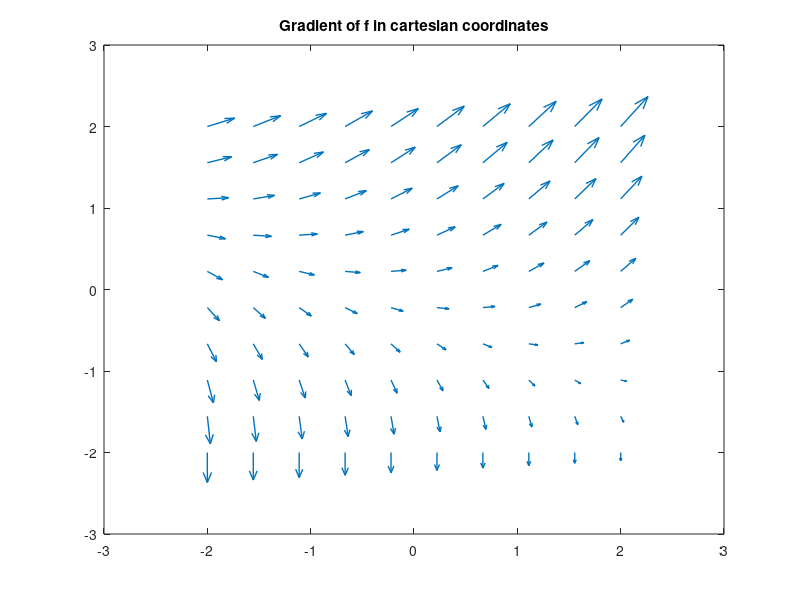
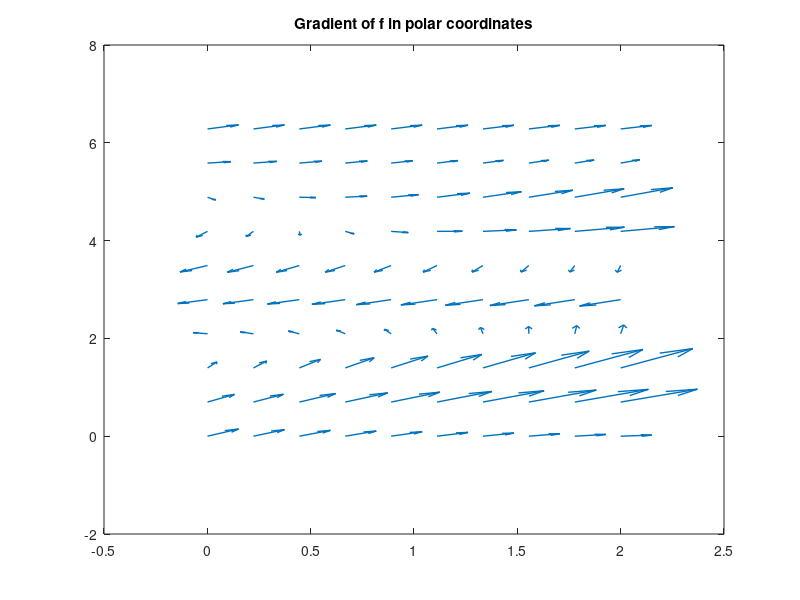

These figures' MATLAB source, in order:
clear
close all
clc
N = 10;
% Cartesian Pre-Processing
[x,y] = meshgrid(linspace(-2,2,N),linspace(-2,2,N));
[xx,yy] = meshgrid(linspace(-2,2,10),linspace(-2,2,10));

h1 = (2 + 2)/(N-1);
f_cartesian = 2*x + x.*y + y.^2;
[fx,fy] = gradient(f_cartesian,h1);
fx_interp = interp2(x,y,fx,xx,yy,'cubic');
fy_interp = interp2(x,y,fy,xx,yy,'cubic');

% Polar Pre-Processing
[r,theta] = meshgrid(linspace(0.001,2,N),linspace(0,2*pi,N));
[rr,tt] = meshgrid(linspace(0.001,2,10),linspace(0,2*pi,10));

er = [cos(theta); sin(theta)];
etheta = [-sin(theta); cos(theta)];

h2_r = (2-0.001)/(N-1);
h2_theta = (2*pi-0)/(N-1);
f_polar = 2*r.*cos(theta) + r.^2.*cos(theta).*sin(theta) + r.^2.*sin(theta).^2;
[fr,ftheta] = gradient(f_polar,h2_r,h2_theta);
FRR = 2*cos(theta) + 2*r.*cos(theta).*sin(theta) + 2*r.*sin(theta).^2;
ftheta_overR = 1./r.*ftheta;
grad_f_polar_x = fr*er(1) + ftheta_overR*etheta(1);
grad_f_polar_y = fr*er(2) + ftheta_overR*etheta(2);
fr_interp = interp2(r,theta,grad_f_polar_x,rr,tt,'cubic');
ftheta_interp = interp2(r,theta,grad_f_polar_y,rr,tt,'cubic');

% Post-Processing
figure
quiver(xx,yy,fx_interp,fy_interp,0.8,'LineWidth',1)
title('Gradient of f in cartesian coordinates')
figure
quiver(rr,tt,fr_interp,ftheta_interp,0.8,'LineWidth',1)
title('Gradient of f in polar coordinates')
